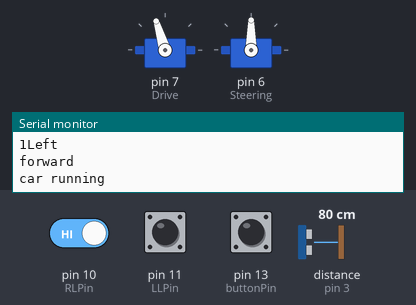
The sketch below on a simulated Arduino Uno, built with avr-gcc and run on an emulated ATmega328P. Parts: 2 × servo, the last lines printed to the serial monitor. Wiring (inferred from the names in the program): range finder with pulse-width output: data pin 3. The test bench sets the inputs (shaded band); at power-on: pin 10 (RLPin) HIGH, distance to the obstacle (sensor on pin 3) 80 cm, pin 13 (buttonPin) LOW, pin 11 (LLPin) HIGH. The echo pulse lasts 58.3 µs per cm.

Above: at 1.2 s.
1.3 s: pin 10 (RLPin) driven LOW
At 1.62 s:
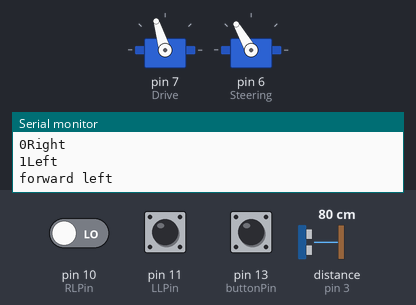
4.3 s: distance to the obstacle (sensor on pin 3) set to 13 cm
7.3 s: distance to the obstacle (sensor on pin 3) set to 11 cm
At 8.9 s:
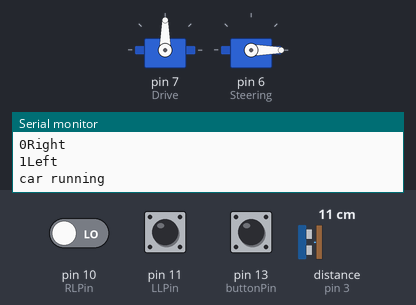
9.2 s: pin 13 (buttonPin) pulled HIGH for 0.15 s
At 10.4 s:
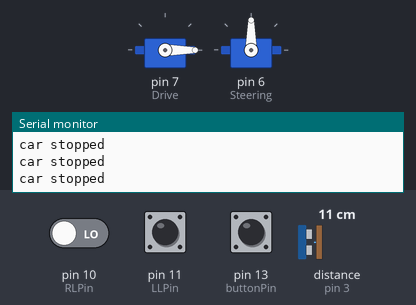
10.8 s: pin 13 (buttonPin) pulled HIGH for 1 s
At 11.5 s:
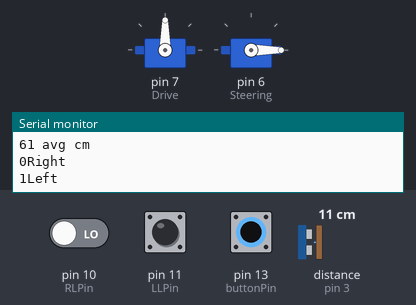
13.3 s: distance to the obstacle (sensor on pin 3) set to 18 cm
At 13.77 s:
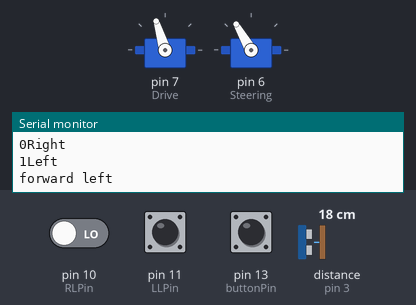
Timing chart, 0 to 17.3 s (numbered marks = the images above; inputs shaded):
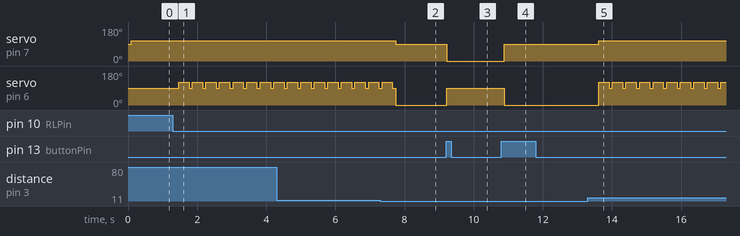

The sketch:

rcLineFollower.ino
```cpp
// New-Bright RC Car Control
// Input from 2 infrared light sensors for line following
// Input from 1 MaxSonar Ultrasonic Range finder for collision avoidance
// Output signal controls 2 VEX motor controllers which control the steering and drive motors on the RC car
// Pushbutton toggles signal to VEX motor controllers

#include <Servo.h>

Servo Drive;  // create servo objects
Servo Steering;

//assign devices to I/O pins on Arduino
const int RLPin = 10;
const int LLPin = 11;
const int pwPin = 3;
const int buttonPin = 13;

//variables to store values
long Rstate, Lstate, pulse, cm, avgcm, sumcm;
int buttonState = 0;
int count1 = 0;
int buttonToggle = 0;
int lastButtonState = 0;

void setup()
{
  //assign inputs/outputs
  pinMode(RLPin, INPUT);
  pinMode(LLPin, INPUT);
  pinMode(pwPin, INPUT);
  pinMode(buttonPin, INPUT);

  //attach motors to I/O pins
  Drive.attach(7);
  Steering.attach(6);

  //Open up a serial connection to shoot the results back to the PC console for debugging
  Serial.begin(9600);
}

void loop()
{
//check whether button has been pressed odd number of times. If odd, stop car. If even, proceed.
buttonState = digitalRead(buttonPin);
if (buttonState != lastButtonState) {
    if (buttonState == HIGH){
      count1++;
      buttonToggle =  count1 % 2;
    }
    else {}
}
else{}
lastButtonState = buttonState;

if  (buttonToggle != 0){
  Serial.println("car stopped");
  Drive.write(0);
  Steering.write(90);
}
  else{
  Serial.println("car running");

//Ultrasonic Sensor Pulse/Reading
 avgcm = 0;
 sumcm = 0;
 for (int i = 0; i <= 1; i++)
 {
 pulse = pulseIn(pwPin, HIGH);
  //speed of sound is 147uS per inch
   cm = (pulse/24.75 - 1.33)*2.54;
  //change inches to centimetres
  sumcm = sumcm + cm;
  //Serial.print(cm);
  //Serial.print(" cm");
  //Serial.println();
 }
 avgcm = sumcm/2;
 Serial.print(avgcm);
 Serial.print(" avg cm");
 Serial.println();

//initialize line detectors
 Rstate = digitalRead(RLPin);
 Lstate = digitalRead(LLPin);
 Serial.print(Rstate);
 Serial.print("Right");
 Serial.println();
 Serial.print(Lstate);
 Serial.print("Left");
 Serial.println();

if (avgcm > 65)
{
  //Line Following program
  if (Rstate == 0)
  {
     if (Lstate == 0)
      {
        Serial.println("forward");
        Drive.write(107);
       delay(100);
      }
     else
      {
        Serial.println("forward left");
       Steering.write(120);
       Drive.write(107);
       delay(300);
       Steering.write(90);
      }
   }
  else
  {
     if (Lstate == 0)
      {
        Serial.println("forward right");
        Steering.write(60);
       Drive.write(107);
       delay(300);
       Steering.write(90);
      }
     else
      {
         Serial.println("forward");
       Steering.write(90);
       Drive.write(107);
      delay(100);
      }
  }
}
else
{
//stop if closest object is < 50cm
Steering.write(0);
Drive.write(90);
delay(300);
}
}
}
```

Measured:
- the behaviour switches between 12 and 11 cm on distance to the obstacle (sensor on pin 3) (found by bisection; images 1 and 2)
- after the input at 1.3 s, servo on pin 6 (Steering): alternates 120° for 0.30 s and 90° for 0.09 s, starting after 0.17 s
- after the input at 7.3 s, servo on pin 7 (Drive): 107° → 90° after 0.44 s
- after the input at 9.2 s, servo on pin 7 (Drive): 90° → 0° at once; servo on pin 6 (Steering): 0° → 90° at once
- after the input at 10.8 s, servo on pin 7 (Drive): 0° → 90° after 0.08 s; servo on pin 6 (Steering): 90° → 0° after 0.08 s
- after the input at 13.3 s, servo on pin 7 (Drive): 90° → 107° after 0.32 s; servo on pin 6 (Steering): alternates 120° for 0.30 s and 90° for 0.09 s, starting after 0.32 s
